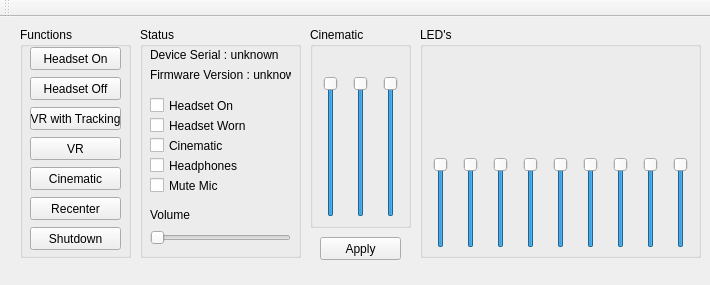
<?xml version="1.0" encoding="UTF-8"?>
<ui version="4.0">
 <class>MainWindow</class>
 <widget class="QMainWindow" name="MainWindow">
  <property name="geometry">
   <rect>
    <x>0</x>
    <y>0</y>
    <width>710</width>
    <height>285</height>
   </rect>
  </property>
  <property name="windowTitle">
   <string>PSVRControl</string>
  </property>
  <property name="windowIcon">
   <iconset>
    <normaloff>res/psvr.ico</normaloff>res/psvr.ico</iconset>
  </property>
  <widget class="QWidget" name="centralWidget">
   <widget class="QGroupBox" name="gbxFunctions">
    <property name="geometry">
     <rect>
      <x>20</x>
      <y>10</y>
      <width>111</width>
      <height>231</height>
     </rect>
    </property>
    <property name="title">
     <string>Functions</string>
    </property>
    <widget class="QPushButton" name="pbtHeadsetOn">
     <property name="geometry">
      <rect>
       <x>10</x>
       <y>20</y>
       <width>91</width>
       <height>23</height>
      </rect>
     </property>
     <property name="text">
      <string>Headset On</string>
     </property>
    </widget>
    <widget class="QPushButton" name="pbtHeadsetOff">
     <property name="geometry">
      <rect>
       <x>10</x>
       <y>50</y>
       <width>91</width>
       <height>23</height>
      </rect>
     </property>
     <property name="text">
      <string>Headset Off</string>
     </property>
    </widget>
    <widget class="QPushButton" name="pbtEnableVRTracking">
     <property name="geometry">
      <rect>
       <x>10</x>
       <y>80</y>
       <width>91</width>
       <height>23</height>
      </rect>
     </property>
     <property name="text">
      <string>VR with Tracking</string>
     </property>
    </widget>
    <widget class="QPushButton" name="pbtEnableVR">
     <property name="geometry">
      <rect>
       <x>10</x>
       <y>110</y>
       <width>91</width>
       <height>23</height>
      </rect>
     </property>
     <property name="text">
      <string>VR</string>
     </property>
    </widget>
    <widget class="QPushButton" name="pbtCinematic">
     <property name="geometry">
      <rect>
       <x>10</x>
       <y>140</y>
       <width>91</width>
       <height>23</height>
      </rect>
     </property>
     <property name="text">
      <string>Cinematic</string>
     </property>
    </widget>
    <widget class="QPushButton" name="pbtRecenter">
     <property name="geometry">
      <rect>
       <x>10</x>
       <y>170</y>
       <width>91</width>
       <height>23</height>
      </rect>
     </property>
     <property name="text">
      <string>Recenter</string>
     </property>
    </widget>
    <widget class="QPushButton" name="pbtShutdown">
     <property name="geometry">
      <rect>
       <x>10</x>
       <y>200</y>
       <width>91</width>
       <height>23</height>
      </rect>
     </property>
     <property name="text">
      <string>Shutdown</string>
     </property>
    </widget>
   </widget>
   <widget class="QGroupBox" name="gbxStatus">
    <property name="geometry">
     <rect>
      <x>140</x>
      <y>10</y>
      <width>161</width>
      <height>231</height>
     </rect>
    </property>
    <property name="title">
     <string>Status</string>
    </property>
    <widget class="QLabel" name="lblSerial">
     <property name="geometry">
      <rect>
       <x>10</x>
       <y>20</y>
       <width>141</width>
       <height>16</height>
      </rect>
     </property>
     <property name="text">
      <string>Device Serial : unknown</string>
     </property>
    </widget>
    <widget class="QLabel" name="lblFirmware">
     <property name="geometry">
      <rect>
       <x>10</x>
       <y>40</y>
       <width>141</width>
       <height>16</height>
      </rect>
     </property>
     <property name="text">
      <string>Firmware Version : unknown</string>
     </property>
    </widget>
    <widget class="QCheckBox" name="cbHeadsetOn">
     <property name="geometry">
      <rect>
       <x>10</x>
       <y>70</y>
       <width>141</width>
       <height>17</height>
      </rect>
     </property>
     <property name="text">
      <string>Headset On</string>
     </property>
    </widget>
    <widget class="QCheckBox" name="cbHeadsetWorn">
     <property name="geometry">
      <rect>
       <x>10</x>
       <y>90</y>
       <width>141</width>
       <height>17</height>
      </rect>
     </property>
     <property name="text">
      <string>Headset Worn</string>
     </property>
    </widget>
    <widget class="QCheckBox" name="cbCinematic">
     <property name="geometry">
      <rect>
       <x>10</x>
       <y>110</y>
       <width>141</width>
       <height>17</height>
      </rect>
     </property>
     <property name="text">
      <string>Cinematic </string>
     </property>
    </widget>
    <widget class="QCheckBox" name="cbHeadphones">
     <property name="geometry">
      <rect>
       <x>10</x>
       <y>130</y>
       <width>141</width>
       <height>17</height>
      </rect>
     </property>
     <property name="text">
      <string>Headphones</string>
     </property>
    </widget>
    <widget class="QCheckBox" name="cbMute">
     <property name="geometry">
      <rect>
       <x>10</x>
       <y>150</y>
       <width>141</width>
       <height>17</height>
      </rect>
     </property>
     <property name="text">
      <string>Mute Mic</string>
     </property>
    </widget>
    <widget class="QSlider" name="hslVolume">
     <property name="geometry">
      <rect>
       <x>10</x>
       <y>200</y>
       <width>141</width>
       <height>22</height>
      </rect>
     </property>
     <property name="maximum">
      <number>50</number>
     </property>
     <property name="orientation">
      <enum>Qt::Horizontal</enum>
     </property>
    </widget>
    <widget class="QLabel" name="lblVolume">
     <property name="geometry">
      <rect>
       <x>10</x>
       <y>180</y>
       <width>141</width>
       <height>16</height>
      </rect>
     </property>
     <property name="text">
      <string>Volume</string>
     </property>
    </widget>
   </widget>
   <widget class="QGroupBox" name="gbxCinematic">
    <property name="geometry">
     <rect>
      <x>310</x>
      <y>10</y>
      <width>101</width>
      <height>201</height>
     </rect>
    </property>
    <property name="title">
     <string>Cinematic</string>
    </property>
    <widget class="QSlider" name="vslSize">
     <property name="geometry">
      <rect>
       <x>10</x>
       <y>49</y>
       <width>22</width>
       <height>141</height>
      </rect>
     </property>
     <property name="minimum">
      <number>26</number>
     </property>
     <property name="maximum">
      <number>80</number>
     </property>
     <property name="value">
      <number>80</number>
     </property>
     <property name="orientation">
      <enum>Qt::Vertical</enum>
     </property>
    </widget>
    <widget class="QSlider" name="vslDistance">
     <property name="geometry">
      <rect>
       <x>40</x>
       <y>49</y>
       <width>22</width>
       <height>141</height>
      </rect>
     </property>
     <property name="minimum">
      <number>20</number>
     </property>
     <property name="maximum">
      <number>50</number>
     </property>
     <property name="value">
      <number>50</number>
     </property>
     <property name="orientation">
      <enum>Qt::Vertical</enum>
     </property>
    </widget>
    <widget class="QSlider" name="vslBrightness">
     <property name="geometry">
      <rect>
       <x>70</x>
       <y>49</y>
       <width>22</width>
       <height>141</height>
      </rect>
     </property>
     <property name="maximum">
      <number>32</number>
     </property>
     <property name="value">
      <number>32</number>
     </property>
     <property name="orientation">
      <enum>Qt::Vertical</enum>
     </property>
    </widget>
    <widget class="QLabel" name="lblSize">
     <property name="geometry">
      <rect>
       <x>10</x>
       <y>20</y>
       <width>21</width>
       <height>21</height>
      </rect>
     </property>
     <property name="text">
      <string/>
     </property>
     <property name="pixmap">
      <pixmap resource="resources.qrc">:/res/icoSize.png</pixmap>
     </property>
     <property name="scaledContents">
      <bool>true</bool>
     </property>
    </widget>
    <widget class="QLabel" name="lblDistance">
     <property name="geometry">
      <rect>
       <x>40</x>
       <y>20</y>
       <width>21</width>
       <height>21</height>
      </rect>
     </property>
     <property name="text">
      <string/>
     </property>
     <property name="pixmap">
      <pixmap resource="resources.qrc">:/res/icoDistance.png</pixmap>
     </property>
     <property name="scaledContents">
      <bool>true</bool>
     </property>
    </widget>
    <widget class="QLabel" name="lblBrightness">
     <property name="geometry">
      <rect>
       <x>70</x>
       <y>20</y>
       <width>21</width>
       <height>21</height>
      </rect>
     </property>
     <property name="text">
      <string/>
     </property>
     <property name="pixmap">
      <pixmap resource="resources.qrc">:/res/icoBrigtness.png</pixmap>
     </property>
     <property name="scaledContents">
      <bool>true</bool>
     </property>
    </widget>
   </widget>
   <widget class="QGroupBox" name="gbxLeds">
    <property name="geometry">
     <rect>
      <x>420</x>
      <y>10</y>
      <width>281</width>
      <height>231</height>
     </rect>
    </property>
    <property name="title">
     <string>LED's</string>
    </property>
    <widget class="QLabel" name="lblBrightness_2">
     <property name="geometry">
      <rect>
       <x>10</x>
       <y>20</y>
       <width>261</width>
       <height>101</height>
      </rect>
     </property>
     <property name="text">
      <string/>
     </property>
     <property name="pixmap">
      <pixmap resource="resources.qrc">:/res/LEDIdentification.png</pixmap>
     </property>
     <property name="scaledContents">
      <bool>true</bool>
     </property>
    </widget>
    <widget class="QSlider" name="vslLedA">
     <property name="geometry">
      <rect>
       <x>10</x>
       <y>130</y>
       <width>22</width>
       <height>91</height>
      </rect>
     </property>
     <property name="toolTip">
      <string>LED A</string>
     </property>
     <property name="statusTip">
      <string/>
     </property>
     <property name="minimum">
      <number>0</number>
     </property>
     <property name="maximum">
      <number>100</number>
     </property>
     <property name="value">
      <number>100</number>
     </property>
     <property name="orientation">
      <enum>Qt::Vertical</enum>
     </property>
     <property name="invertedAppearance">
      <bool>false</bool>
     </property>
     <property name="invertedControls">
      <bool>false</bool>
     </property>
     <property name="tickPosition">
      <enum>QSlider::NoTicks</enum>
     </property>
     <property name="tickInterval">
      <number>0</number>
     </property>
    </widget>
    <widget class="QSlider" name="vslLedB">
     <property name="geometry">
      <rect>
       <x>40</x>
       <y>130</y>
       <width>22</width>
       <height>91</height>
      </rect>
     </property>
     <property name="toolTip">
      <string>LED B</string>
     </property>
     <property name="statusTip">
      <string/>
     </property>
     <property name="minimum">
      <number>20</number>
     </property>
     <property name="maximum">
      <number>100</number>
     </property>
     <property name="value">
      <number>100</number>
     </property>
     <property name="orientation">
      <enum>Qt::Vertical</enum>
     </property>
     <property name="invertedAppearance">
      <bool>false</bool>
     </property>
     <property name="invertedControls">
      <bool>false</bool>
     </property>
     <property name="tickPosition">
      <enum>QSlider::NoTicks</enum>
     </property>
     <property name="tickInterval">
      <number>0</number>
     </property>
    </widget>
    <widget class="QSlider" name="vslLedC">
     <property name="geometry">
      <rect>
       <x>70</x>
       <y>130</y>
       <width>22</width>
       <height>91</height>
      </rect>
     </property>
     <property name="toolTip">
      <string>LED C</string>
     </property>
     <property name="statusTip">
      <string/>
     </property>
     <property name="maximum">
      <number>100</number>
     </property>
     <property name="value">
      <number>100</number>
     </property>
     <property name="orientation">
      <enum>Qt::Vertical</enum>
     </property>
     <property name="invertedAppearance">
      <bool>false</bool>
     </property>
     <property name="invertedControls">
      <bool>false</bool>
     </property>
     <property name="tickPosition">
      <enum>QSlider::NoTicks</enum>
     </property>
    </widget>
    <widget class="QSlider" name="vslLedD">
     <property name="geometry">
      <rect>
       <x>100</x>
       <y>130</y>
       <width>22</width>
       <height>91</height>
      </rect>
     </property>
     <property name="toolTip">
      <string>LED D</string>
     </property>
     <property name="statusTip">
      <string/>
     </property>
     <property name="maximum">
      <number>100</number>
     </property>
     <property name="value">
      <number>100</number>
     </property>
     <property name="orientation">
      <enum>Qt::Vertical</enum>
     </property>
     <property name="invertedAppearance">
      <bool>false</bool>
     </property>
     <property name="invertedControls">
      <bool>false</bool>
     </property>
     <property name="tickPosition">
      <enum>QSlider::NoTicks</enum>
     </property>
    </widget>
    <widget class="QSlider" name="vslLedE">
     <property name="geometry">
      <rect>
       <x>130</x>
       <y>130</y>
       <width>22</width>
       <height>91</height>
      </rect>
     </property>
     <property name="toolTip">
      <string>LED E</string>
     </property>
     <property name="statusTip">
      <string/>
     </property>
     <property name="maximum">
      <number>100</number>
     </property>
     <property name="value">
      <number>100</number>
     </property>
     <property name="orientation">
      <enum>Qt::Vertical</enum>
     </property>
     <property name="invertedAppearance">
      <bool>false</bool>
     </property>
     <property name="invertedControls">
      <bool>false</bool>
     </property>
     <property name="tickPosition">
      <enum>QSlider::NoTicks</enum>
     </property>
    </widget>
    <widget class="QSlider" name="vslLedF">
     <property name="geometry">
      <rect>
       <x>160</x>
       <y>130</y>
       <width>22</width>
       <height>91</height>
      </rect>
     </property>
     <property name="toolTip">
      <string>LED F</string>
     </property>
     <property name="statusTip">
      <string/>
     </property>
     <property name="maximum">
      <number>100</number>
     </property>
     <property name="value">
      <number>100</number>
     </property>
     <property name="orientation">
      <enum>Qt::Vertical</enum>
     </property>
     <property name="invertedAppearance">
      <bool>false</bool>
     </property>
     <property name="invertedControls">
      <bool>false</bool>
     </property>
     <property name="tickPosition">
      <enum>QSlider::NoTicks</enum>
     </property>
    </widget>
    <widget class="QSlider" name="vslLedG">
     <property name="geometry">
      <rect>
       <x>190</x>
       <y>130</y>
       <width>22</width>
       <height>91</height>
      </rect>
     </property>
     <property name="toolTip">
      <string>LED G</string>
     </property>
     <property name="statusTip">
      <string/>
     </property>
     <property name="maximum">
      <number>100</number>
     </property>
     <property name="value">
      <number>100</number>
     </property>
     <property name="orientation">
      <enum>Qt::Vertical</enum>
     </property>
     <property name="invertedAppearance">
      <bool>false</bool>
     </property>
     <property name="invertedControls">
      <bool>false</bool>
     </property>
     <property name="tickPosition">
      <enum>QSlider::NoTicks</enum>
     </property>
    </widget>
    <widget class="QSlider" name="vslLedH">
     <property name="geometry">
      <rect>
       <x>220</x>
       <y>130</y>
       <width>22</width>
       <height>91</height>
      </rect>
     </property>
     <property name="toolTip">
      <string>LED H</string>
     </property>
     <property name="statusTip">
      <string/>
     </property>
     <property name="maximum">
      <number>100</number>
     </property>
     <property name="value">
      <number>100</number>
     </property>
     <property name="orientation">
      <enum>Qt::Vertical</enum>
     </property>
     <property name="invertedAppearance">
      <bool>false</bool>
     </property>
     <property name="invertedControls">
      <bool>false</bool>
     </property>
     <property name="tickPosition">
      <enum>QSlider::NoTicks</enum>
     </property>
    </widget>
    <widget class="QSlider" name="vslLedH_2">
     <property name="geometry">
      <rect>
       <x>250</x>
       <y>130</y>
       <width>22</width>
       <height>91</height>
      </rect>
     </property>
     <property name="toolTip">
      <string>LED I</string>
     </property>
     <property name="statusTip">
      <string/>
     </property>
     <property name="maximum">
      <number>100</number>
     </property>
     <property name="value">
      <number>100</number>
     </property>
     <property name="orientation">
      <enum>Qt::Vertical</enum>
     </property>
     <property name="invertedAppearance">
      <bool>false</bool>
     </property>
     <property name="invertedControls">
      <bool>false</bool>
     </property>
     <property name="tickPosition">
      <enum>QSlider::NoTicks</enum>
     </property>
    </widget>
   </widget>
   <widget class="QPushButton" name="pbtApply">
    <property name="geometry">
     <rect>
      <x>320</x>
      <y>220</y>
      <width>81</width>
      <height>23</height>
     </rect>
    </property>
    <property name="text">
     <string>Apply</string>
    </property>
   </widget>
  </widget>
  <widget class="QMenuBar" name="menuBar">
   <property name="geometry">
    <rect>
     <x>0</x>
     <y>0</y>
     <width>710</width>
     <height>21</height>
    </rect>
   </property>
  </widget>
  <widget class="QToolBar" name="mainToolBar">
   <attribute name="toolBarArea">
    <enum>TopToolBarArea</enum>
   </attribute>
   <attribute name="toolBarBreak">
    <bool>false</bool>
   </attribute>
  </widget>
 </widget>
 <layoutdefault spacing="6" margin="11"/>
 <resources>
  <include location="resources.qrc"/>
 </resources>
 <connections/>
</ui>
